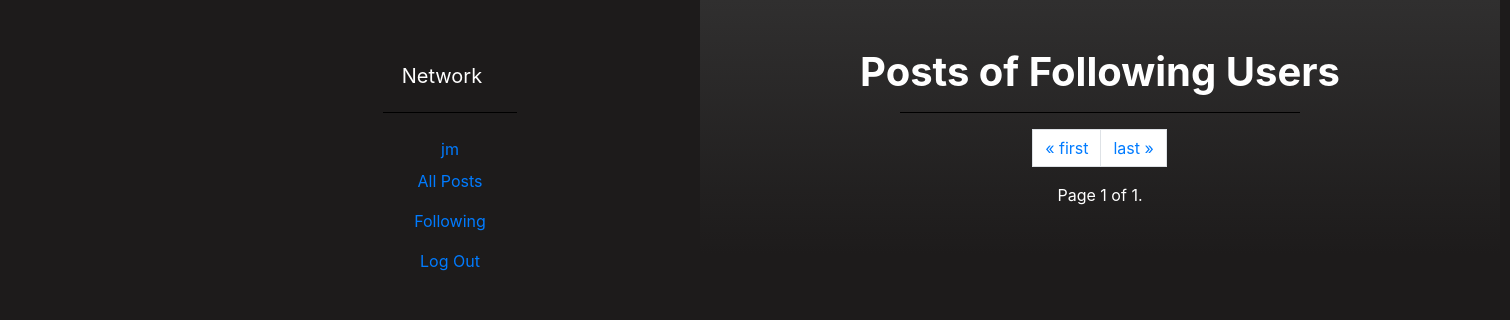
Page /followpost (signed in) on the earlier database version.
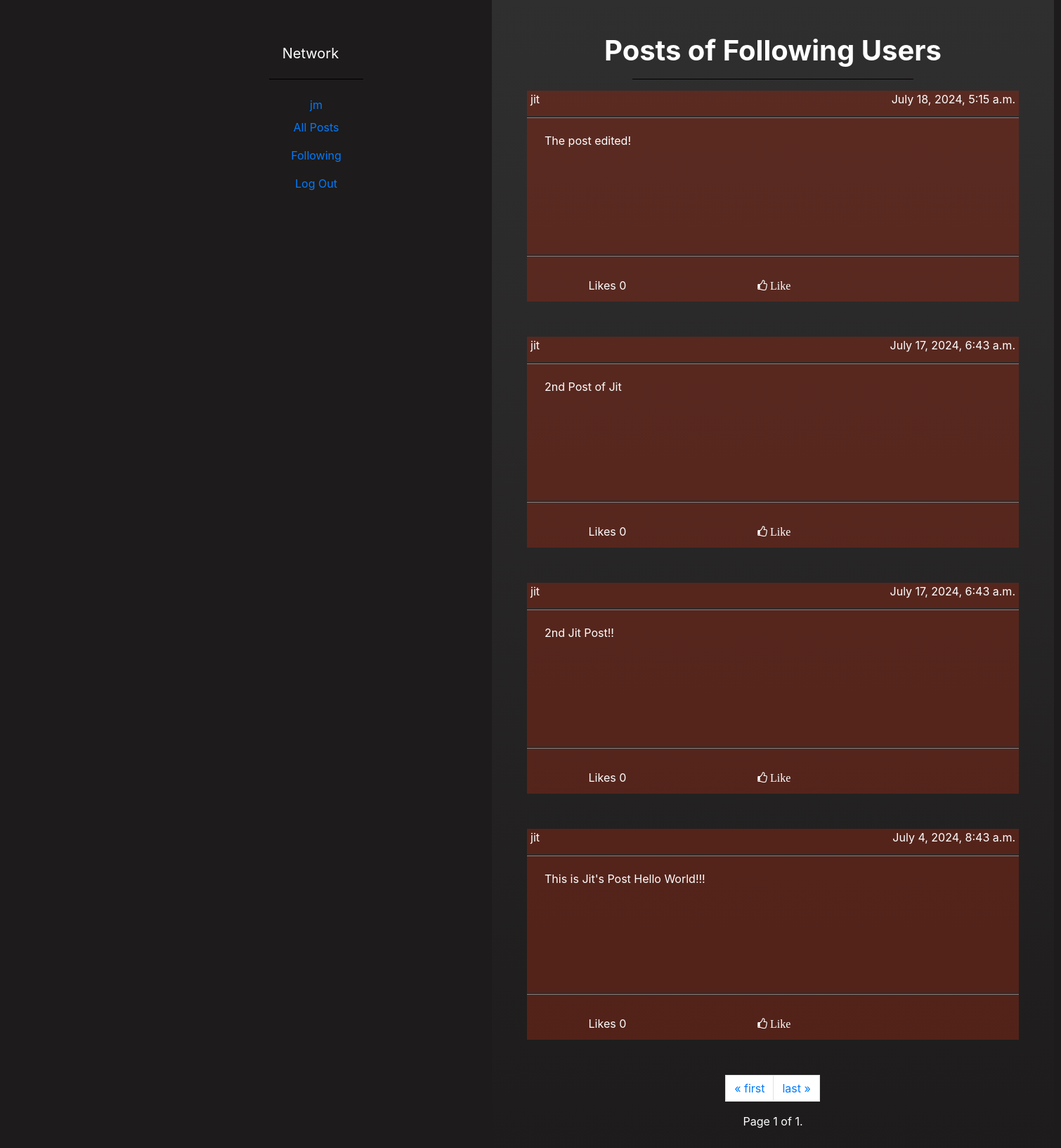
Same page on the later database version.
### network/models.py (models this page shows, shortened)
class User(AbstractUser):
    pass

class Post(models.Model):
    author = models.ForeignKey(User, on_delete=models.CASCADE, related_name="author")
    content = models.CharField(max_length= 300)
    date = models.DateTimeField(auto_now_add=True)
    likes = models.ManyToManyField(User, blank=True, related_name="likes")
    def __str__(self):
        likes_count = self.likes.count()
        return f"ID: {self.pk} User: {self.author} Post: {self.content} Date: {self.date.strftime('%d %b %Y %H:%M:%S')} Likes: {likes_count}"

### network/views.py (the view)
# urls.py: path("followpost", views.following_post, name="followpost"),
def following_post(request):
    logged_user = User.objects.get(pk = request.user.id)
    user_following = logged_user.following.all()
    following_post = []
    for name in user_following:
        check_post = Post.objects.filter(author__username = name.user).order_by('-date').annotate(lcount=Count('likes'))
        if(check_post):
            following_post.extend(check_post)
    user_liked = []
    like_list = Like.objects.all()
    try:
        for like in like_list:
            if like.user.id == request.user.id:
                user_liked.append(like.post.id)
    except:
        user_liked = []
    paginator = Paginator(following_post, 10)
    page_number = request.GET.get('page')
    postinator = paginator.get_page(page_number)
    print(following_post)
    return render(request, "network/following.html", {
        "posts": postinator,
        "likelist": user_liked,
    })

### network/templates/network/following.html (shortened to what this page needs)
{% extends "network/layout.html" %}
{% block user %}
    {% if user.is_authenticated %}
        <a href="{% url 'log-user' %}">{{user.username}}</a>
    {% endif %}
{% endblock %}
{% block body %}
    <h1> <a class="nav-item"><strong>Posts of Following Users</strong></a> </h1>
    <hr style="border-color: black; border-style: solid; width: 50%;">
    {% for post in posts %}
    <div class="post">
        <div class="item item-head">
            <a href="{% url 'profile' id=post.id %}"><div class="item-head-left">{{post.author}}</div></a>
            <div class="item-head-right">{{post.date}}</div>
        </div>
        <div class="item item-body"><textarea id="content-{{post.id}}" class="content" disabled>{{post.content}}</textarea></div>
        <br>
        <div class="item item-foot">
            <div class="item ft-ch-item">
                Likes <scope id="n_like{{post.id}}">{{post.lcount}}</scope>
            </div>
            <div class="item ft-ch-item">
                {% if user.is_authenticated %}
                {% if post.id in likelists %}
                    <button type="button" data-post-id="{{post.id}}" id="btn-like{{post.id}}" style="color: red;" class="btn btn-info fa fa-thumbs-o-up like" onclick="like({{post.id}})"> Unlike</button>
                {% else %}
                    <button type="button" id="btn-like{{post.id}}" class="btn btn-info fa fa-thumbs-o-up like" onclick="like({{post.id}})"> Like</button>
                {% endif %}
            {% endif %}
            </div>
        </div>
    </div>
    {% endfor %}
    <div>
        <nav aria-label="Page navigation example">
            <ul class="pagination justify-content-center">
                <li class="page-link"><a href="?page=1">&laquo; first</a></li>
                <li class="page-link"><a href="?page={{ posts.paginator.num_pages }}">last &raquo;</a></li>
            </ul>
        </nav>
        Page {{ posts.number }} of {{ posts.paginator.num_pages }}.
    </div>
{% endblock %}

### network/templates/network/layout.html (shortened to what this page needs)
{% load static %}
<!DOCTYPE html>
<html lang="en">
    <head>
        <link rel="stylesheet" href="https://stackpath.bootstrapcdn.com/bootstrap/4.4.1/css/bootstrap.min.css">
        <link href="{% static 'network/styles.css' %}" rel="stylesheet">
        <link rel="stylesheet" href="https://cdnjs.cloudflare.com/ajax/libs/font-awesome/4.7.0/css/font-awesome.min.css">
    </head>
    <body>
        <div class="main">
            <aside class="left" id="left">
                <nav class="navbar mr-auto d-flex flex-column justify-content-center">
                    <a class="navbar-brand">  Network</a>
                    <hr style="border-color: black; border-style: solid; width: 50%;">
                    <div class="navbar">
                        <ul class="navbar-nav">
                        {% block user %} {%endblock%}
                        <li class="nav-item">
                            <a class="nav-link" href="{% url 'index' %}">All Posts</a>
                        </li>
                        {% if user.is_authenticated %}
                            <li class="nav-item">
                                <a class="nav-link" href="{% url 'followpost' %}">Following</a>
                            </li>
                            <li class="nav-item">
                                <a class="nav-link" href="{% url 'logout' %}">Log Out</a>
                            </li>
                        {% endif %}
                        </ul>
                    </div>
                    </nav>
            </aside>
            <main>
                {% block body %}
                {% endblock %}
            </main>
            <aside class="right">
                RIGHT
            </aside>
        </div>
    </body>
</html>

### network/static/network/styles.css (style rules this page uses)
* { box-sizing: border-box; color: white; }
body { background-color: rgb(29, 27, 27); margin-left: 500px; margin-right: 500px; height: 95vh; display: flex; flex-direction: column; text-align: center; }
.main { display: flex; border-top: none; position: relative; min-width: 800px; margin: 0px 200px 0px 200px; }
main { background-image: linear-gradient(to bottom, rgb(48, 47, 47), rgb(29, 27, 27)); padding: 3em 0 3em 0; flex: 20 20 150px; z-index: 10; }
.left, .right { margin: 0px 150px 0px 150px; position: fixed; width: 300px; top: 0; bottom: 0; }
.left { left: 150px; padding: 3em 0 3em 0; z-index: 5; }
.right { right: 150px; left: calc(100% - 750px); padding: 3em 0 3em 0; flex: 5 5 200px; z-index: 4; }
.btn-info.fa-thumbs-o-up { background-color: transparent; border: none; color: inherit; }
.post { display: flex; flex: 1; flex-direction: column; align-items: stretch; height: 300px; margin: 0px 50px 50px 50px; background-color: rgba(134, 40, 23, 0.5); }
.item { flex-shrink: 0; flex: 1 0 auto; color: white; }
.item-head { justify-content: space-between; align-items: stretch; padding-left: 5px; padding-right: 5px; padding-bottom: 5px; border-bottom: groove grey; border-width: 10%; }
.item-head-left { float: left; }
.item-head-right { float: right; }
.item-body { flex-grow: 1; padding-top: 10px; color: rgb(15, 14, 14); border-bottom: groove grey; }
.item-foot { display: flex; overflow: auto; width: calc(100% - 50px); align-items: center; flex-direction: row; padding-bottom: 5px; }
.content { background-color: transparent; width: calc(100% - 40px); height: 170px; border: none; resize: none; padding: 10px 10px 5px 5px; }

Differences in the rows shown:
added Post: author "jit", date "July 18, 2024, 5:15 a.m.", id "The post edited!", lcount "0"
added Post: author "jit", date "July 17, 2024, 6:43 a.m.", id "2nd Post of Jit", lcount "0"
added Post: author "jit", date "July 17, 2024, 6:43 a.m.", id "2nd Jit Post!!", lcount "0"
now on this page (row unchanged): Post: author "jit", date "July 4, 2024, 8:43 a.m.", id "This is Jit's Post Hello World!!!", lcount "0"
